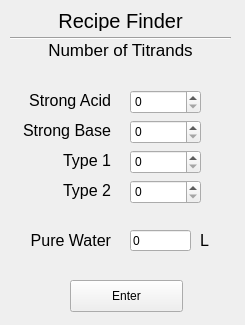
<?xml version="1.0" encoding="UTF-8"?>
<ui version="4.0">
 <class>Form</class>
 <widget class="QWidget" name="Form">
  <property name="geometry">
   <rect>
    <x>0</x>
    <y>0</y>
    <width>245</width>
    <height>325</height>
   </rect>
  </property>
  <property name="windowTitle">
   <string>Recipe Finder</string>
  </property>
  <widget class="QLabel" name="label">
   <property name="geometry">
    <rect>
     <x>10</x>
     <y>10</y>
     <width>221</width>
     <height>21</height>
    </rect>
   </property>
   <property name="font">
    <font>
     <pointsize>15</pointsize>
    </font>
   </property>
   <property name="text">
    <string>Recipe Finder</string>
   </property>
   <property name="alignment">
    <set>Qt::AlignCenter</set>
   </property>
  </widget>
  <widget class="QLabel" name="label_2">
   <property name="geometry">
    <rect>
     <x>10</x>
     <y>40</y>
     <width>221</width>
     <height>20</height>
    </rect>
   </property>
   <property name="font">
    <font>
     <pointsize>13</pointsize>
    </font>
   </property>
   <property name="text">
    <string>Number of Titrands</string>
   </property>
   <property name="alignment">
    <set>Qt::AlignCenter</set>
   </property>
  </widget>
  <widget class="Line" name="line">
   <property name="geometry">
    <rect>
     <x>10</x>
     <y>30</y>
     <width>221</width>
     <height>16</height>
    </rect>
   </property>
   <property name="orientation">
    <enum>Qt::Horizontal</enum>
   </property>
  </widget>
  <widget class="QLabel" name="label_3">
   <property name="geometry">
    <rect>
     <x>10</x>
     <y>90</y>
     <width>101</width>
     <height>21</height>
    </rect>
   </property>
   <property name="font">
    <font>
     <pointsize>12</pointsize>
    </font>
   </property>
   <property name="text">
    <string>Strong Acid</string>
   </property>
   <property name="alignment">
    <set>Qt::AlignRight|Qt::AlignTrailing|Qt::AlignVCenter</set>
   </property>
  </widget>
  <widget class="QSpinBox" name="strongAcid">
   <property name="geometry">
    <rect>
     <x>130</x>
     <y>90</y>
     <width>71</width>
     <height>24</height>
    </rect>
   </property>
  </widget>
  <widget class="QLabel" name="label_4">
   <property name="geometry">
    <rect>
     <x>10</x>
     <y>120</y>
     <width>101</width>
     <height>21</height>
    </rect>
   </property>
   <property name="font">
    <font>
     <pointsize>12</pointsize>
    </font>
   </property>
   <property name="text">
    <string>Strong Base</string>
   </property>
   <property name="alignment">
    <set>Qt::AlignRight|Qt::AlignTrailing|Qt::AlignVCenter</set>
   </property>
  </widget>
  <widget class="QSpinBox" name="strongBase">
   <property name="geometry">
    <rect>
     <x>130</x>
     <y>120</y>
     <width>71</width>
     <height>24</height>
    </rect>
   </property>
  </widget>
  <widget class="QLabel" name="label_5">
   <property name="geometry">
    <rect>
     <x>10</x>
     <y>150</y>
     <width>101</width>
     <height>21</height>
    </rect>
   </property>
   <property name="font">
    <font>
     <pointsize>12</pointsize>
    </font>
   </property>
   <property name="text">
    <string>Type 1</string>
   </property>
   <property name="alignment">
    <set>Qt::AlignRight|Qt::AlignTrailing|Qt::AlignVCenter</set>
   </property>
  </widget>
  <widget class="QLabel" name="label_6">
   <property name="geometry">
    <rect>
     <x>10</x>
     <y>180</y>
     <width>101</width>
     <height>21</height>
    </rect>
   </property>
   <property name="font">
    <font>
     <pointsize>12</pointsize>
    </font>
   </property>
   <property name="text">
    <string>Type 2</string>
   </property>
   <property name="alignment">
    <set>Qt::AlignRight|Qt::AlignTrailing|Qt::AlignVCenter</set>
   </property>
  </widget>
  <widget class="QSpinBox" name="type1">
   <property name="geometry">
    <rect>
     <x>130</x>
     <y>150</y>
     <width>71</width>
     <height>24</height>
    </rect>
   </property>
  </widget>
  <widget class="QSpinBox" name="type2">
   <property name="geometry">
    <rect>
     <x>130</x>
     <y>180</y>
     <width>71</width>
     <height>24</height>
    </rect>
   </property>
  </widget>
  <widget class="QLabel" name="label_7">
   <property name="geometry">
    <rect>
     <x>10</x>
     <y>230</y>
     <width>101</width>
     <height>21</height>
    </rect>
   </property>
   <property name="font">
    <font>
     <pointsize>12</pointsize>
    </font>
   </property>
   <property name="text">
    <string>Pure Water</string>
   </property>
   <property name="alignment">
    <set>Qt::AlignRight|Qt::AlignTrailing|Qt::AlignVCenter</set>
   </property>
  </widget>
  <widget class="QLineEdit" name="pureWater">
   <property name="geometry">
    <rect>
     <x>130</x>
     <y>230</y>
     <width>61</width>
     <height>21</height>
    </rect>
   </property>
   <property name="text">
    <string>0</string>
   </property>
  </widget>
  <widget class="QLabel" name="label_8">
   <property name="geometry">
    <rect>
     <x>200</x>
     <y>230</y>
     <width>16</width>
     <height>21</height>
    </rect>
   </property>
   <property name="font">
    <font>
     <pointsize>12</pointsize>
    </font>
   </property>
   <property name="text">
    <string>L</string>
   </property>
   <property name="alignment">
    <set>Qt::AlignLeading|Qt::AlignLeft|Qt::AlignVCenter</set>
   </property>
  </widget>
  <widget class="QPushButton" name="enterButton">
   <property name="geometry">
    <rect>
     <x>70</x>
     <y>280</y>
     <width>113</width>
     <height>32</height>
    </rect>
   </property>
   <property name="text">
    <string>Enter</string>
   </property>
  </widget>
 </widget>
 <resources/>
 <connections/>
</ui>
